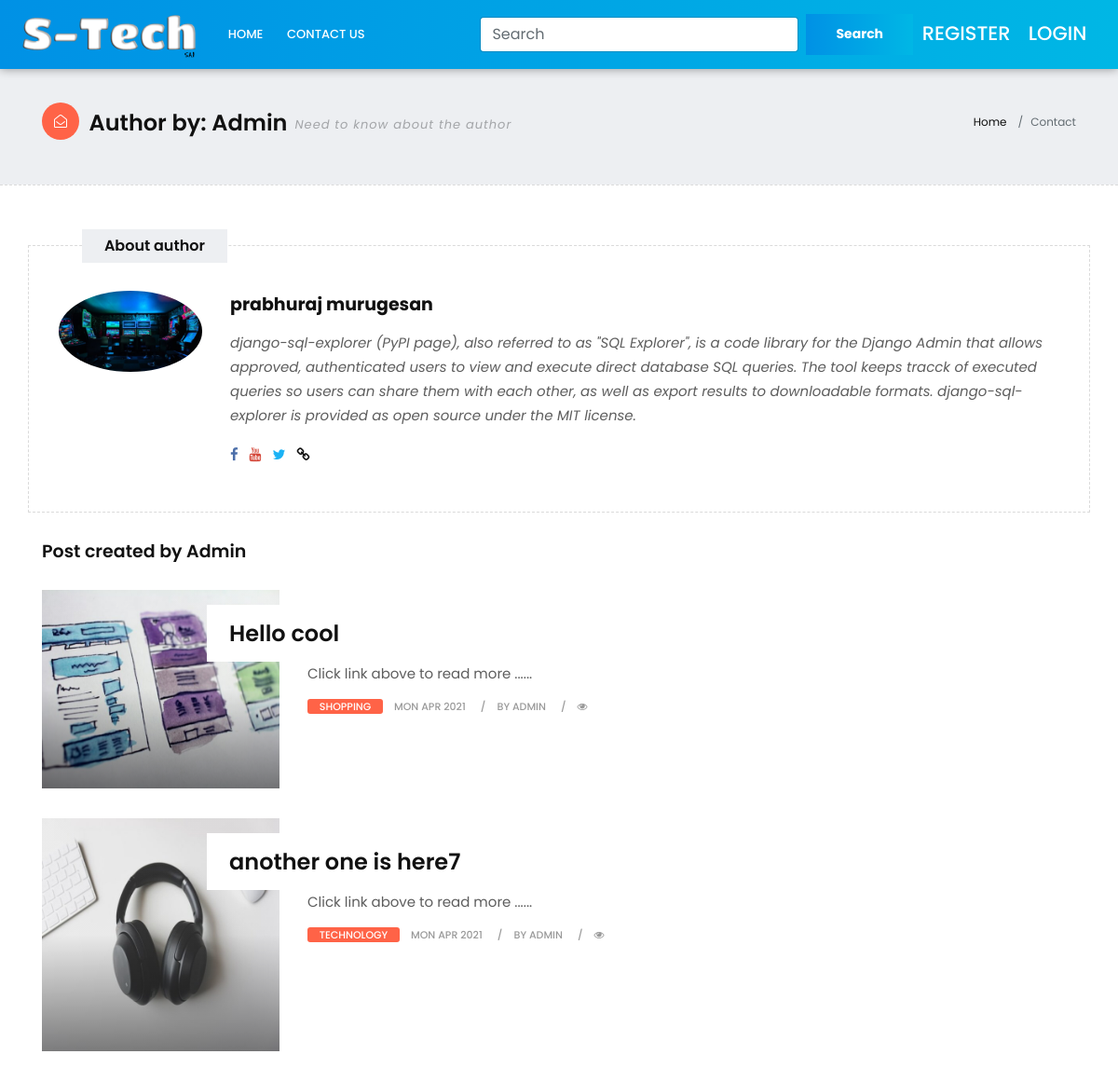
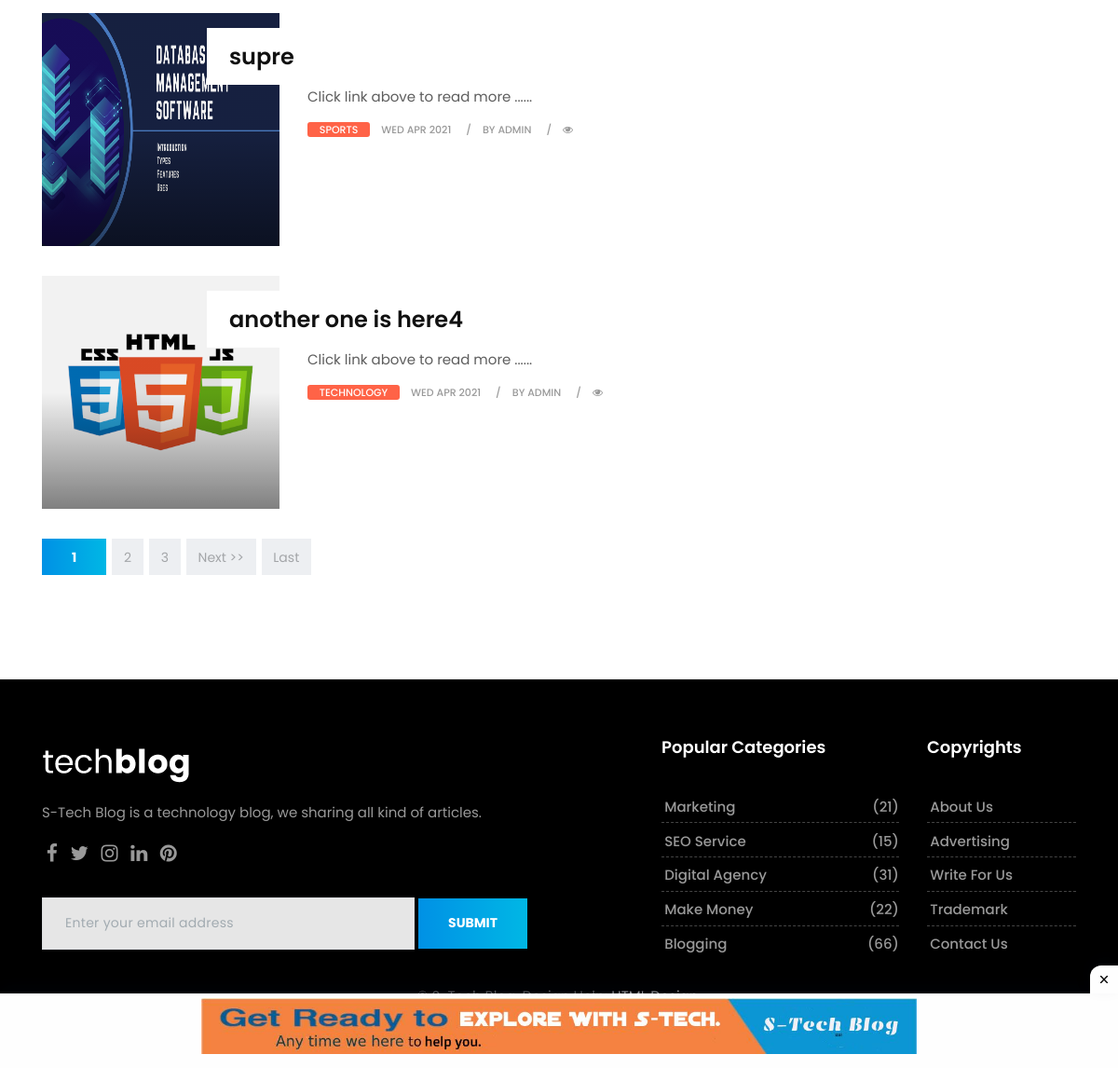
The page /members/3/profile/ on the database its author committed (2 pictures, top to bottom).
### mskpv/models.py (models this page shows, shortened)
class Profile(models.Model):
    user = models.OneToOneField(User, null=True, on_delete=models.CASCADE)
    bio = models.TextField()
    profile_pic = models.ImageField(null=True, blank=True, upload_to='images/profile/')
    youtube_url = models.CharField(max_length=255, null=True, blank=True)
    facebook_url = models.CharField(max_length=255, null=True, blank=True)
    twitter_url = models.CharField(max_length=255, null=True, blank=True)
    instagram_url = models.CharField(max_length=255, null=True, blank=True)
    def __str__(self):
        return str(self.user)

class Post(models.Model):
    title = models.CharField(max_length=225)
    header_image = models.ImageField(null=True, blank=True, upload_to='images/')
    title_tag = models.CharField(max_length=225, default= 'S-Tech blog')
    author = models.ForeignKey(User,on_delete=models.CASCADE)
    category = models.CharField(max_length=225, default='---')
    snippet = models.CharField(max_length=225)
    slug = models.SlugField(max_length = 250, null = True, blank = True, unique=True)
    body = RichTextField(blank=True, null=True)
    created_date = models.DateTimeField(auto_now_add=True)
    likes = models.ManyToManyField(User, related_name='like_post',blank=True)
    published_date = models.DateTimeField(auto_now= True)
    status = models.IntegerField(choices=STATUS, default=0)

### membersignup/views.py (the view)
# urls.py: path('<int:pk>/profile/',ShowProfilePageView.as_view(), name = 'show_profile'),
class ShowProfilePageView(DetailView):
    model = Profile
    template_name = 'registration/User_profile.html'
    def get_context_data(self,*args, **kwargs):
        users = Profile.objects.all()
        page_user = get_object_or_404(Profile,id=self.kwargs['pk'])
        posts = []
        for i in Post.objects.all():
            if i.author.profile.id == self.kwargs['pk']:
                posts.append(i)
        page = self.request.GET.get('page', 1)
        paginator = Paginator(posts, 4)
        try:
            posts = paginator.page(page)
        except PageNotAnInteger:
            posts = paginator.page(1)
        except EmptyPage:
            posts = paginator.page(paginator.num_pages)
        context = super(ShowProfilePageView,self).get_context_data(*args,**kwargs)
        context['page_user'] = page_user
        context['posts'] = posts
        return context

### mskpv/form.py
class sub_email(forms.ModelForm):
    class Meta:
        model = Emailsubscription
        fields = ('email_sub',)
        widgets = {
            'email_sub': forms.EmailInput(attrs={'class': "form-control",'placeholder':"Enter your email address"}),
        }
        labels = {
           'email_sub' : '',
        }

### mskpv/context_processors.py (called while the page is built)
def get_search_list(request):
    category_search = category.objects.all()
    post_ads = Post.objects.all().order_by('-created_date')
    paginator = Paginator(post_ads, 3)
    form = sub_email()
    try:
        post_ads_post = paginator.page(1)
    except EmptyPage:
        post_ads_post = paginator.page(paginator.num_pages)
    context = {
        'category_search': category_search,
        'host': '127.0.0.1:8000',
        'post_ads_post': post_ads_post,
        'sub_form': form,
    }
    return context

### membersignup/templates/registration/User_profile.html (shortened to what this page needs)
{% extends 'Stechblog/base_contact.html' %}
{% load static %}
{% load hitcount_tags %}
{% block nav %}Author by: {{ page_user|title }}{% endblock %}{% block trm %} Need to know about the author{% endblock %}
{% block body %}
<section class="section wb">
    <div class="container">
        <div class="row">
            <div class="col-lg-12">
                <div class="page-wrapper">
                    <div class="row">
                        <div class="">
                                    <div class="custombox authorbox clearfix">
                                        <h4 class="small-title">About author</h4>
                                        <div class="row">
                                            <div class="col-lg-2 col-md-2 col-sm-2 col-xs-12">
                                                {% if page_user.profile_pic %}
                                             <img src="{{ page_user.profile_pic.url }}" alt="image of {{ page_user|title }}" class="img-fluid rounded-circle" >
                                                {% else %}
                                            <img src="{% static 'images/Blog_Person.png' %}" alt="image of {{ page_user|title }}" class="img-fluid rounded-circle" >
                                                {% endif %}
                                            </div>
                                            <div class="col-lg-10 col-md-10 col-sm-10 col-xs-12">
                                                <h4><a href="#">{{ page_user.user.first_name }} {{ page_user.user.last_name }}</a></h4>
                                                <p>{{ page_user.bio }}</p>
                                                <div class="topsocial">
                                                    {% if page_user.facebook_url %}<a href="{{ post.author.profile.facebook_url }}" data-toggle="tooltip" data-placement="bottom" title="Facebook"><i class="fa fa-facebook"></i></a>{% endif %}
                                                    {% if page_user.youtube_url %}<a href="{{ post.author.profile.youtube_url }}" data-toggle="tooltip" data-placement="bottom" title="Youtube"><i class="fa fa-youtube"></i></a>{% endif %}
                                                    {% if page_user.twitter_url  %}<a href="{{ post.author.profile.twitter_url }}" data-toggle="tooltip" data-placement="bottom" title="Twitter"><i class="fa fa-twitter"></i></a>{% endif %}
                                                    {% if page_user.youtube_url %}<a href="{{ post.author.profile.youtube_url }}" data-toggle="tooltip" data-placement="bottom" title="Website"><i class="fa fa-link"></i></a>{% endif %}
                                                </div>
                                            </div>
                                        </div>
                                    </div>
                                    <div class="col-lg-9 col-md-12 col-sm-12 col-xs-12">
                                        <div class="page-wrapper">
                                            <div class="blog-top clearfix">
                                                <h4 class="pull-left">Post created by {{ page_user|title }}<a href="#"></a></h4>
                                            </div>
                                        {% for post in posts %}
                                            {% if post.author.profile.id == page_user.id %}
                                            <div class="blog-list clearfix">
                                                <div class="blog-box row">
                                                    <div class="col-md-4">
                                                        <div class="post-media">
                                                            <a href="{% url 'article-details' post.slug %}" title="">
                                                                {% if post.header_image %}
                                                                <img src="{{ post.header_image.url }}" alt="{{ post.title }}"  class="img-fluid" style="height:250px;" >
                                                                {% else %}
                                                                <img src="{% static 'upload/web_server.jpg' %}" alt="{{ post.title }}" class="img-fluid">
                                                                {% endif %}
                                                                <div class="hovereffect"></div>
                                                            </a>
                                                        </div>
                                                    </div>
                                                    <div class="blog-meta big-meta col-md-8">
                                                        <h4><a href="{% url 'article-details' post.slug %}" title="">{{ post.title }}</a> </h4>
                                                        <P>{{ post.snippet }}...</P>
                                                        <small class="firstsmall"><a class="bg-orange" href="{% url 'category' post.category %}">{{ post.category }}</a></small>
                                                        <small><a href="#" title="">{{ post.created_date|date:"D M Y"  }}</a></small>
                                                        {% if post.author.profile.id %}
                                                        <small><a href="{% url 'show_profile' post.author.profile.id  %}" title="">by {{ post.author }}</a></small>
                                                        {% else %}
                                                        <small><a href="#" title="">by {{ post.author }}</a></small>
                                                        {% endif %}
                                                        <small><a href="#" title=""><i class="fa fa-eye"></i> {% get_hit_count for post %}</a></small>
                                                    </div>
                                                </div>
                                            </div>
                                            {% endif %}
                                        {% endfor %}
                                        {% if posts.has_other_pages %}
                                        <div class="row">
                                            <div class="col-md-12">
                                                <nav aria-label="Page navigation">
                                                    <ul class="pagination justify-content-start">
                                                        {% for num in posts.paginator.page_range %}
                                                        {% if posts.number == num %}
                                                        <li class="page-item"><a class="page-link btn btn-info" href="?page={{ num }}">{{ num }}</a></li>
                                                        {% elif num > posts.number|add:'-3' and num < posts.number|add:'3' %}
                                                        <li class="page-item"><a class="page-link" href="?page={{ num }}">{{ num }}</a></li>
                                                        {% endif %}
                                                        {% endfor %}
                                                        {% if posts.has_next %}
                                                        <li class="page-item"><a class="page-link" href="?page={{ page_obj.next_page_number }}">Next >></a></li>
                                                        <li class="page-item"><a class="page-link" href="?page={{ page_obj.paginator.num_pages }}">Last</a></li>
                                                        {% endif %}
                                                    </ul>
                                                </nav>
                                            </div>
                                        </div>
                                        {% endif %}
                                        </div>
                                    </div>
                        </div>
                    </div>
                </div>
            </div>
        </div>
    </div>
</section>
{% endblock %}

### mskpv/static/css/style.css (style rules this page uses)
body { font-size: 15px; line-height: 26px; background-color: #ffffff; }
h1, h2, h3, h4, h5, body, p, .topbar-section, .navbar-inverse .navbar-nav .nav-link, .header .dropdown-menu, .navbar-nav .nav-link { font-family: 'Roboto', serif; }
h1, h2, h3, h4, h5, h6 { font-weight: 700; line-height: 1.4; color: #111111; }
h4 { font-size: 19px; line-height: 29px; margin-bottom: 14px }
a { color: #111111; }
body, p { color: #5e5e5e; }
p { margin-bottom: 26px; font-size: 15px; line-height: 26px; }
a { text-decoration: none !important; }
.topsocial .fa { margin-right: 0.5rem; font-size: 15px; }
.post-media img { width: 100%; }
.section { padding: 4rem 0; display: block; position: relative; background-color: #ffffff; }
.post-media img, .masonry-box img { -webkit-transition: all .3s ease-in-out; -moz-transition: all .3s ease-in-out; -ms-transition: all .3s ease-in-out; -o-transition: all .3s ease-in-out; transition: all .3s ease-in-out; -webkit-transform: scale(1); -moz-transform: scale(1); -ms-transform: scale(1); -o-transform: scale(1); transform: scale(1); }
.page-link { background-color: #edeff2 !important; border: 0 dashed #e2e2e2; border-radius: 0; color: #a3a5a8 !important; display: block; font-size: 14px; line-height: 1; margin-left: 6px; padding: 0.8rem 0.8rem; position: relative; text-transform: capitalize; }
.page-item:first-child .page-link { margin-left: 0; border-radius: 0; }
.page-item:last-child .page-link { border-radius: 0; }
.authorbox a { font-weight: bold; }
.authorbox p { font-style: italic; margin-bottom: 1rem; }
.small-title { background: #edeff2 none repeat scroll 0 0; font-size: 16px; left: 5%; line-height: 1; margin: 0; padding: 0.6rem 1.5rem; position: absolute; text-align: center; top: -18px; }
.custombox { position: relative; padding: 3rem 2rem; border: 1px dashed #dadada; }
.blog-meta h4 { padding: 1rem 0 0.5rem; margin: 0; font-size: 21px; }
.blog-meta.big-meta h4 { padding: 1rem 0 0.6rem; margin: 0; font-size: 28px; }
.blog-meta.big-meta p { margin-bottom: 0.5rem; padding-bottom: 0; }
.blog-meta small { font-size: 11px; display: inline-block; margin-bottom: 0; padding-bottom: 0; color: #111111; font-weight: bold; text-transform: uppercase; margin-right: 0.5rem; }
.blog-meta small:after { content: "/"; padding-left: 1rem; }
.blog-meta small:last-child:after { content: "" }
.post-media { position: relative; overflow: hidden; }
.hovereffect { position: absolute; top: 0; opacity: 0; left: 0; right: 0; bottom: 0; background-color: rgba(0, 0, 0, 0.2); -webkit-transition: all .3s ease-in-out; -moz-transition: all .3s ease-in-out; -ms-transition: all .3s ease-in-out; -o-transition: all .3s ease-in-out; transition: all .3s ease-in-out; zoom: 1; filter: alpha(opacity=0); opacity: 0.5; background: -moz-linear-gradient(0deg, rgba(0, 0, 0, 1) 0%, rgba(0, 0, 0, 0.1) 50%); background: -webkit-linear-gradient(0deg, rgba(0, 0, 0, 1) 0%, rgba(0, 0, 0, 0.1) 50%); background: linear-gradient(0deg, rgba(0, 0, 0, 1) 0%, rgba(0, 0, 0, 0.1) 50%); filter: progid: DXImageTransform.Microsoft.gradient( startColorstr='#000000', endColorstr='#00000000', GradientType=1); }
.blog-list .blog-meta.big-meta h4 { margin-left: -20%; margin-top: 1rem; background-color: #ffffff; padding: 1rem 1.5rem 1rem; }
.wb { background-color: #ffffff; border-top: 1px dashed #dadada; }
.newsletter-widget .form-inline .form-control { background-color: rgba(255, 255, 255, 0.9); border: 1px solid #dbdde0; border-radius: 0; box-shadow: none; display: inline-block; font-size: 14px; height: 56px; padding-left: 1.5rem; line-height: 1; letter-spacing: 0.3px; vertical-align: middle; width: 400px; }
.newsletter-widget .form-inline .form-control::placeholder { color: #a2abb1; opacity: 1; }
.btn { background-color: #111111; border: 0 none; border-radius: 0; font-size: 14px; font-weight: bold; padding: 0.8rem 2rem; text-transform: none; }

### mskpv/static/css/colors.css (style rules this page uses)
.topsocial .fa.fa-facebook { color: #4b6ea9; }
.topsocial .fa.fa-twitter { color: #1ab2f5; }
.topsocial .fa.fa-youtube { color: #d44638; }

### rows shown on the page
Profile: user.username "Admin", profile_pic (picture), user.first_name "prabhuraj", user.last_name "murugesan", bio "django-sql-explorer (PyPI page), also referred to as \"SQL Explorer\", is a code library for the Django Admin that allows approved, authenticated users to view and execute direct database SQL queries. The tool keeps tracck of executed queries so users can share them with each other, as well as export results to downloadable formats. django-sql-explorer is provided as open source under the MIT license."
Post: title "Hello cool", snippet "Click link above to read more ...", category "SHOPPING", created_date "MON APR 2021", author "ADMIN"
Post: header_image (picture), title "another one is here7", snippet "Click link above to read more ...", category "TECHNOLOGY", created_date "MON APR 2021", author "ADMIN"
Post: header_image (picture), title "supre", snippet "Click link above to read more ...", category "SPORTS", created_date "WED APR 2021", author "ADMIN"
Post: header_image (picture), title "another one is here4", snippet "Click link above to read more ...", category "TECHNOLOGY", created_date "WED APR 2021", author "ADMIN"

### other values the page prints
{{ num }} "1"
{{ num }} "2" "3"
